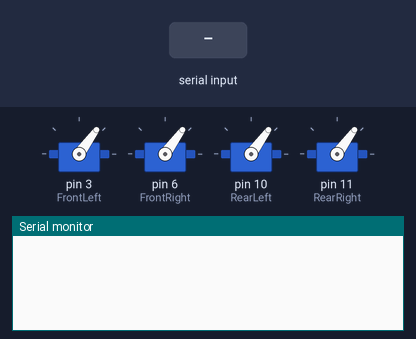
Bench run of a sketch on a simulated Arduino Uno, built with avr-gcc and run on an emulated ATmega328P. Shown: 4 × servo, the last lines printed to the serial monitor. The test bench sets the inputs (shaded band).

Above: at 1.2 s.
1.3 s: "7" received over Serial
At 2.2 s:
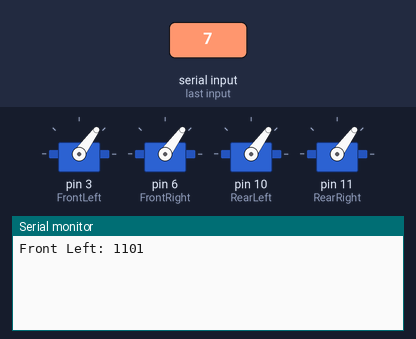
2.8 s: byte 53 (53) received over Serial
At 3.3 s:
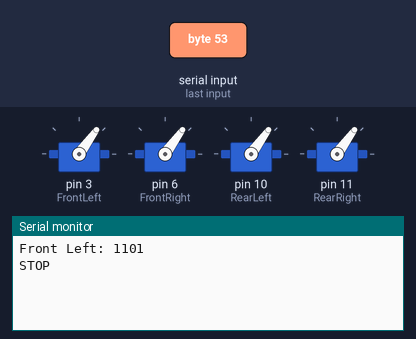
4.3 s: "9" received over Serial
At 5.5 s:
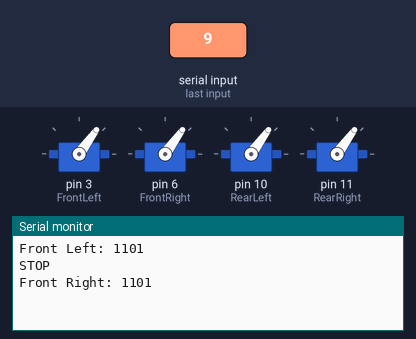
5.8 s: "1" received over Serial
At 6.8 s:
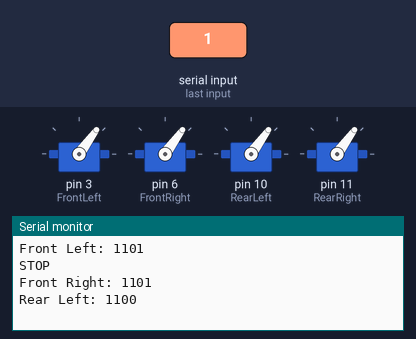

Measured:
- after the input at 1.3 s, the serial monitor: prints a new line at once (image 1)
- after the input at 2.8 s, the serial monitor: prints a new line at once (image 2)
- after the input at 4.3 s, the serial monitor: prints a new line at once (image 3)
- after the input at 5.8 s, the serial monitor: prints a new line at once (image 4)

The sketch:

MicroSeconds.ino
```cpp
#include <Servo.h>

unsigned short int fl,fr,rl,rr;

#define BaseValueFRONT   (short int)1101U
#define BaseValueREAR    (short int)1100U
unsigned char a,b;
Servo FrontLeft,FrontRight,RearLeft,RearRight;

void setup() {
  // put your setup code here, to run once:
  FrontLeft.attach(3);
  FrontRight.attach(6);
  RearLeft.attach(10);
  RearRight.attach(11);

  fl = BaseValueFRONT;
  fr = BaseValueFRONT;
  rl = BaseValueREAR;
  rr = BaseValueREAR;

    Serial.begin(9600);
}

void loop() {

  a = Serial.read();

  if (a == 55)  // 7 is pressed
  {
    Serial.write("Front Left: ");
    Serial.println(fl,10);
    fl += 1;
  }
  else if(a == 57)  // 9 is pressed
  {
    Serial.write("Front Right: ");
    Serial.println(fr,10);
    fr +=  1;
  }
  else if(a == 49)  // 1 is pressed
  {
    Serial.write("Rear Left: ");
    Serial.println(rl,10);
    rl += 1;
  }
  else if(a == 52)
  {
    Serial.write("ALL Where Upped: ");
    Serial.println(rr,10);

    fl+=1;
    fr+=1;
    rl+=1;
    rr+=1;
  }
  else if(a == 54)  // 6 is pressed
  {
    Serial.write("ALL Where Downed: ");
    Serial.println(rr,10);


    fl-=1;
    fr-=1;
    rl-=1;
    rr-=1;
  }
  else if(a == 51)  // 3 is pressed
  {
    Serial.write("Rear Right: ");
    Serial.println(rr,10);
    rr += 1;
  }
  else if(a == 53)  // 5 is pressed
  {
    Serial.write("STOP\n");
        while(fl > BaseValueFRONT){
      fl--;
    }


        while(fr > BaseValueFRONT){
      fr--;
    }


     while(rl > BaseValueREAR){
      rl--;
    }


       while(rr > BaseValueREAR){
      rr--;
    }


  delay(100);
  }

  FrontLeft.writeMicroseconds(fl);
  FrontRight.writeMicroseconds(fr);
  RearLeft.writeMicroseconds(rl);
  RearRight.writeMicroseconds(rr);

}
```
